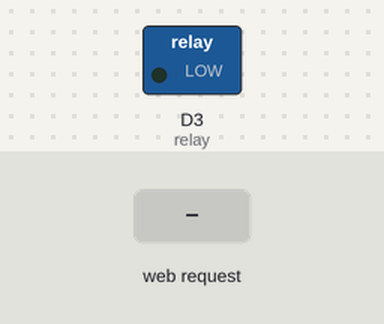
Bench run of a sketch on a simulated ESP8266 (NodeMCU). Shown: switched loads named in the sketch (green lamp = pin HIGH). Inputs (shaded band) come from the test bench. WiFi joins after 1.5 s; servers stay silent unless stated; what the sketch prints to the serial monitor is not drawn.

Above: at 2.7 s.
2.8 s: HTTP request GET /OFF received
At 4.1 s:
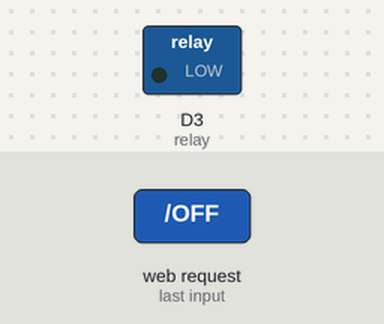
4.4 s: HTTP request GET /ON received
At 5.3 s:
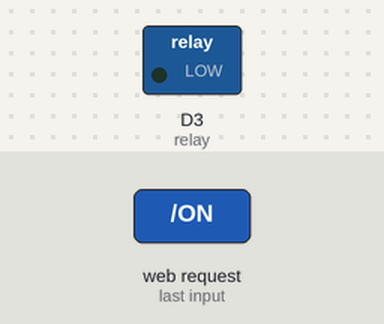
Timing chart, 0 to 7.4 s (numbered marks = the images above; inputs shaded):
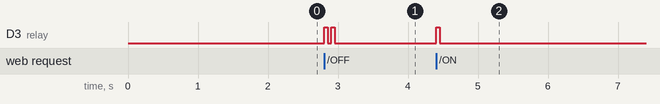

Measured:
- after the input at 2.8 s, D3 (relay): alternates HIGH for 0.05 s and LOW for 0.05 s, 4 changes in all, then stays LOW, starting at once
- after the input at 4.4 s, D3 (relay): LOW → HIGH at once, → LOW 0.05 s later

The sketch:

ESP8266.ino
```cpp
#include <ESP8266WiFi.h>

const char* ssid = "Hastings";
const char* password = "**********";
const char* host = "192.168.0.217"; //it will tell you the IP once it starts up
                                        //just write it here afterwards and upload
int relay = D3;


WiFiServer server(301); //just pick any port number you like

void setup() {
  Serial.begin(115200);
  delay(10);
Serial.println(WiFi.localIP());
  // prepare GPIO2
  pinMode(relay, OUTPUT);
  digitalWrite(relay, LOW);

  // Connect to WiFi network
  Serial.println();
  Serial.println();
  Serial.print("Connecting to ");
  Serial.println(ssid);

  WiFi.begin(ssid, password);

  while (WiFi.status() != WL_CONNECTED) {
    delay(500);
    Serial.print(".");
  }
  Serial.println("");
  Serial.println("WiFi connected");

  // Start the server
  server.begin();
  Serial.println("Server started");

  // Print the IP address
  Serial.println(WiFi.localIP());
}

void toggle()
{
  digitalWrite(relay, HIGH);
  delay(50);
  digitalWrite(relay, LOW);
  delay(50);
}

void l_on()
{
  toggle();
}

void l_off()
{
  toggle();
  toggle();
}

void loop() {
  // Check if a client has connected

  WiFiClient client = server.available();
  if (!client) {
    return;
  }

  // Wait until the client sends some data
  while (!client.available()) {
    delay(1);
  }

  // Read the first line of the request
  String req = client.readStringUntil('\r');
  client.flush();

  // Match the request
  if (req.indexOf("") != -10) {  //checks if you're on the main page

    if (req.indexOf("/OFF") != -1) { //checks if you clicked OFF
      l_off();
      Serial.println("You clicked OFF");
    }
    if (req.indexOf("/ON") != -1) { //checks if you clicked ON
      l_on();
      Serial.println("You clicked ON");
    }
  }

  else {
    Serial.println("invalid request");
   client.stop();
    return;
  }

  // Prepare the response
  String s = "HTTP/1.1 200 OK\r\n";
  s += "Content-Type: text/plain\r\n\r\n";
  s += "OK";

  client.flush();


  // Send the response to the client
  client.print(s);
  delay(1);


}
```
